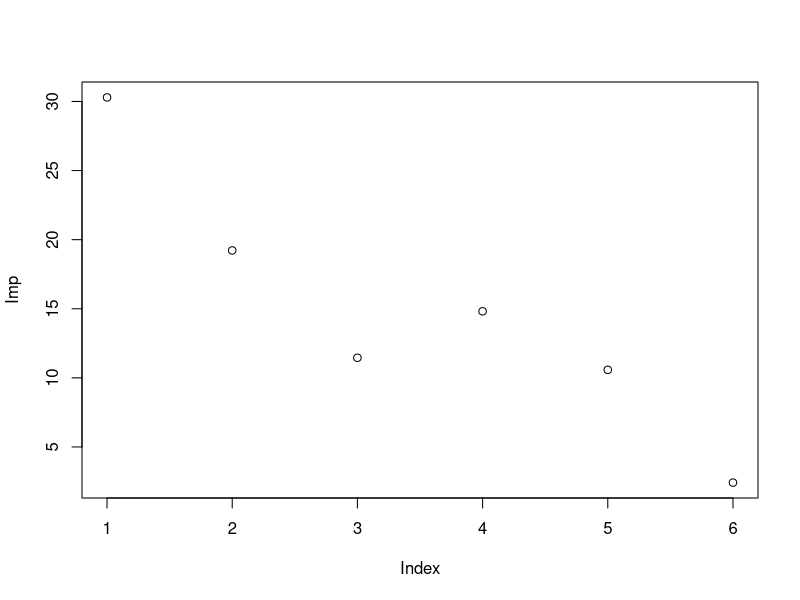
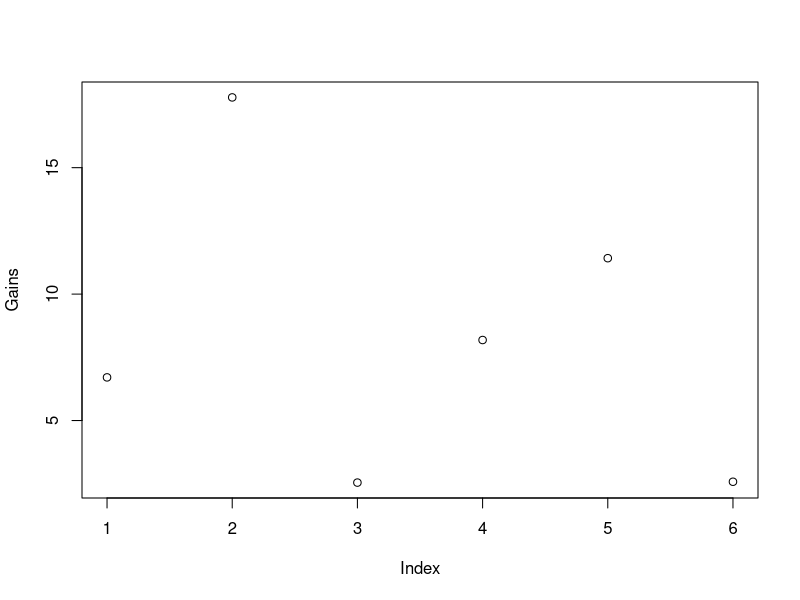
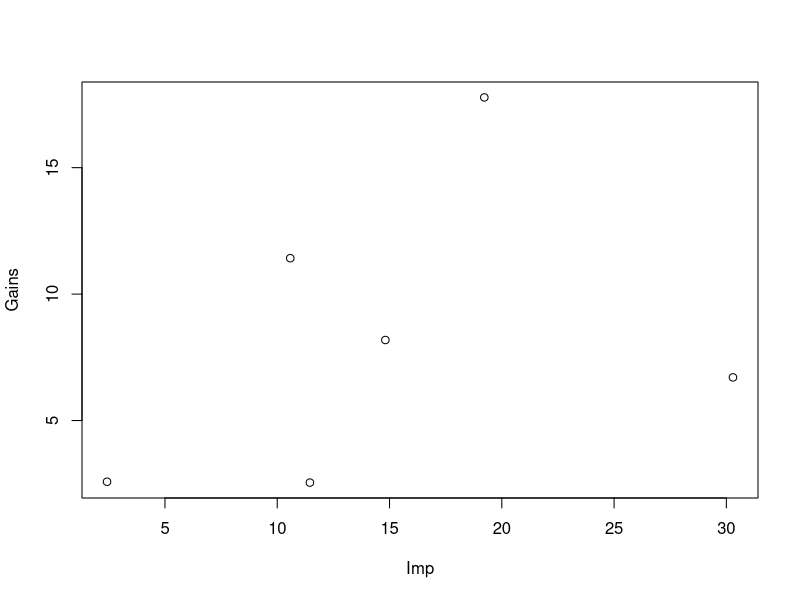

R code for these plots, in order:
## ---- chunk 1
splits <- 6
whites <- c(0,1,0,14,4,1,17)
whites <- sum(whites)
greens <- c(29,25,10,31,5,9,14)
greens <- sum(greens)
total <- whites + greens
message("Total:")
message(paste(whites, "whites"))
message(paste(greens, "greens"))
message(paste(whites, "+", greens, "=",total,"hits in total"))

#create data structure to collect the impurity & gain from each split

Imp = rep(0,splits)
Gains = rep(0,splits)
n <- 1
## ---- chunk 2

#D total points left in to be split area
D <- total
#QD impurity of the current total area
QD <- D - sum(c(29,25,10,31,5,9,14))
#D1 number of points in area 1
D1 <- 29
#total number of points in max class in area 1
D1max <- 29
#D2 number of points in area 2
D2 <- D - D1
#D2max total number of points in max class in area 2
D2max <- sum(c(25,10,14,9,5,31))
#QD1 Purity of area 1
QD1 <- D1 - D1max
#QD2 Purity of area 2
QD2 <- D2 - D2max

#Impurity of split:
QD1D2 <- D1/D*QD1 + D2/D*QD2
Imp[n] <- QD1D2
#Gain of split:
Gain <- QD - QD1D2
Gains[n] <- Gain
n <- n+1

message("Result split 1:")
message(paste("D =",D))
message(paste("D1 =",D1))
message(paste("D1max =",D1max))
message(paste("D2 =",D2))
message(paste("D2max =",D2max))
message(paste("QD1 =",QD1))
message(paste("QD2 =",QD2))
message(paste("Impurity of split, QD1D2 =",QD1D2))
message(paste("Gain of split =",Gain))

## ---- chunk 3

#D total points left in to be split area
D <- D2 
#QD impurity of the current total area
QD <- D - sum(c(25,10,31,5,9,14))
#D1 number of points in area 1
D1 <- sum(c(10,31,14))
#total number of points in max class in area 1
D1max <- 31+10
#D2 number of points in area 2
D2 <- D - D1
#D2max total number of points in max class in area 2
D2max <- sum(c(25,14,9,5))
#QD1 Purity of area 1
QD1 <- D1 - D1max
#QD2 Purity of area 2
QD2 <- D2 - D2max

#Impurity of split:
QD1D2 <- D1/D*QD1 + D2/D*QD2
Imp[n] <- QD1D2
#Gain of split:
Gain <- QD - QD1D2
Gains[n] <- Gain
n <- n+1


message("Result split 2:")
message(paste("D =",D))
message(paste("D1 =",D1))
message(paste("D1max =",D1max))
message(paste("D2 =",D2))
message(paste("D2max =",D2max))
message(paste("QD1 =",QD1))
message(paste("QD2 =",QD2))
message(paste("Impurity of split, QD1D2 =",QD1D2))
message(paste("Gain of split =",Gain))

## ---- chunk 4

#D total points left in to be split area
D <- D1 
#QD impurity of the current total area
QD <- D - sum(c(10,31))
#D1 number of points in area 1
D1 <- sum(c(31,14))
#total number of points in max class in area 1
D1max <- 31
#D2 number of points in area 2
D2 <- D - D1
#D2max total number of points in max class in area 2
D2max <- sum(c(10))
#QD1 Purity of area 1
QD1 <- D1 - D1max
#QD2 Purity of area 2
QD2 <- D2 - D2max

#Impurity of split:
QD1D2 <- D1/D*QD1 + D2/D*QD2
Imp[n] <- QD1D2
#Gain of split:
Gain <- QD - QD1D2
Gains[n] <- Gain
n <- n+1


message("Result split 3:")
message(paste("D =",D))
message(paste("D1 =",D1))
message(paste("D1max =",D1max))
message(paste("D2 =",D2))
message(paste("D2max =",D2max))
message(paste("QD1 =",QD1))
message(paste("QD2 =",QD2))
message(paste("Impurity of split, QD1D2 =",QD1D2))
message(paste("Gain of split =",Gain))

## ---- chunk 5

#D total points left in to be split area
D <- sum(c(25,1,14,17,9,1,5,4))
#QD impurity of the current total area
QD <- D - sum(c(25,14,9,5))
#D1 number of points in area 1
D1 <- sum(c(25,1))
#total number of points in max class in area 1
D1max <- 25
#D2 number of points in area 2
D2 <- D - D1
#D2max total number of points in max class in area 2
D2max <- sum(c(28))
#QD1 Purity of area 1
QD1 <- D1 - D1max
#QD2 Purity of area 2
QD2 <- D2 - D2max

#Impurity of split:
QD1D2 <- D1/D*QD1 + D2/D*QD2
Imp[n] <- QD1D2
#Gain of split:
Gain <- QD - QD1D2
Gains[n] <- Gain
n <- n+1


message("Result split 4:")
message(paste("D =",D))
message(paste("D1 =",D1))
message(paste("D1max =",D1max))
message(paste("D2 =",D2))
message(paste("D2max =",D2max))
message(paste("QD1 =",QD1))
message(paste("QD2 =",QD2))
message(paste("Impurity of split, QD1D2 =",QD1D2))
message(paste("Gain of split =",Gain))
## ---- chunk 6

#D total points left in to be split area
D <- D2
#QD impurity of the current total area
QD <- D - sum(c(14,9,5))
#D1 number of points in area 1
D1 <- sum(c(14,17))
#total number of points in max class in area 1
D1max <- 17
#D2 number of points in area 2
D2 <- D - D1
#D2max total number of points in max class in area 2
D2max <- sum(c(9,5))
#QD1 Purity of area 1
QD1 <- D1 - D1max
#QD2 Purity of area 2
QD2 <- D2 - D2max

#Impurity of split:
QD1D2 <- D1/D*QD1 + D2/D*QD2
Imp[n] <- QD1D2
#Gain of split:
Gain <- QD - QD1D2
Gains[n] <- Gain
n <- n+1


message("Result split 5:")
message(paste("D =",D))
message(paste("D1 =",D1))
message(paste("D1max =",D1max))
message(paste("D2 =",D2))
message(paste("D2max =",D2max))
message(paste("QD1 =",QD1))
message(paste("QD2 =",QD2))
message(paste("Impurity of split, QD1D2 =",QD1D2))
message(paste("Gain of split =",Gain))
## ---- chunk 7

#D total points left in to be split area
D <- D2
#QD impurity of the current total area
QD <- D - sum(c(9,5))
#D1 number of points in area 1
D1 <- sum(c(9,1))
#total number of points in max class in area 1
D1max <- 9
#D2 number of points in area 2
D2 <- D - D1
#D2max total number of points in max class in area 2
D2max <- sum(c(5))
#QD1 Purity of area 1
QD1 <- D1 - D1max
#QD2 Purity of area 2
QD2 <- D2 - D2max

#Impurity of split:
QD1D2 <- D1/D*QD1 + D2/D*QD2
Imp[n] <- QD1D2
#Gain of split:
Gain <- QD - QD1D2
Gains[n] <- Gain
n <- n+1


message("Result split 6:")
message(paste("D =",D))
message(paste("D1 =",D1))
message(paste("D1max =",D1max))
message(paste("D2 =",D2))
message(paste("D2max =",D2max))
message(paste("QD1 =",QD1))
message(paste("QD2 =",QD2))
message(paste("Impurity of split, QD1D2 =",QD1D2))
message(paste("Gain of split =",Gain))
print(Gains)
print(Imp)

plot(Imp)
plot(Gains)
plot(Imp,Gains)
## ---- chunk 8

